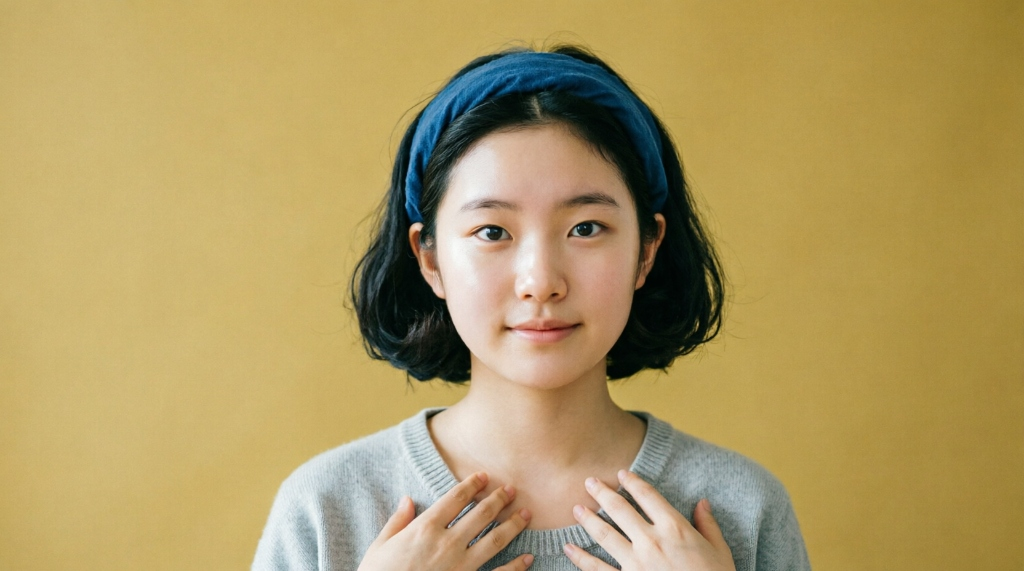
#> input picture templates/media__1781361825281.jpg, 1024 x 571 px, found by its file name
$ python crop_avatars.py
#> lines starting #> are read from the running program, lines starting #| are printed output that depends on the picture; after the words box and inside, x2 and y2 are one past the last pixel; in counts of white or black regions, pixels touching at a corner belong together
import os
from PIL import Image, ImageDraw, ImageOps

def crop_to_circle(image_path, output_path, size=200):
#> called with size = 200
    if not os.path.exists(image_path):
        print(f"Error: {image_path} does not exist.")
        return False

    img = Image.open(image_path)
#> img is the input picture: PIL image 1024x571 RGB; mean R, G, B 175.2, 153.8, 98.2
    # Ensure it's in RGBA mode for transparency
    if img.mode != 'RGBA':
        img = img.convert('RGBA')
#> img: PIL image 1024x571 RGBA

    width, height = img.size
#> width = 1024; height = 571
    min_dim = min(width, height)
#> min_dim = 571

    # We crop a square from the center of the image
    left = (width - min_dim) / 2
#> left = 226.5
    top = (height - min_dim) / 2
#> top = 0
    right = (width + min_dim) / 2
#> right = 797.5
    bottom = (height + min_dim) / 2
#> bottom = 571

    img_square = img.crop((left, top, right, bottom))
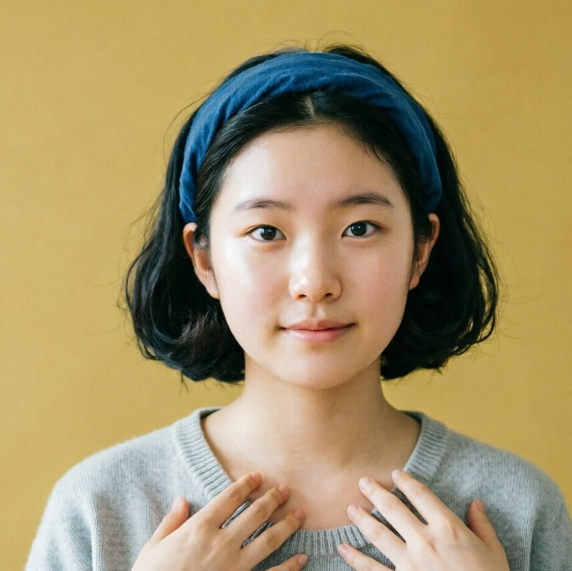
#> img_square: PIL image 572x571 RGBA; mean R, G, B, A 164.7, 147.2, 105.1, 255

    # Create a circular mask
    mask = Image.new('L', img_square.size, 0)
#> mask: PIL image 572x571 L; every value is 0
    draw = ImageDraw.Draw(mask)
    draw.ellipse((0, 0) + img_square.size, fill=255)

    # Put mask as alpha layer
    img_square.putalpha(mask)
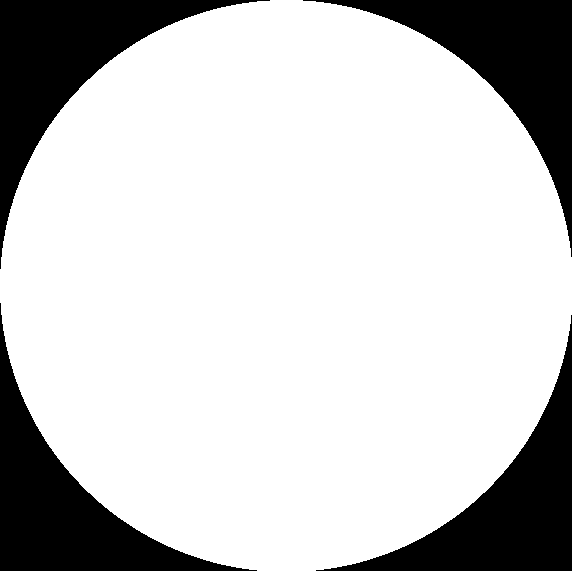
#> mask: PIL image 572x571 L; 78.8% white; 4 black regions, box (x1, y1, x2, y2) and area: (0, 0, 270, 269) 17603, (303, 0, 572, 257) 17334, (0, 303, 257, 571) 17333, (316, 315, 572, 571) 17065

    # Resize to the final size
    img_resized = img_square.resize((size, size), Image.Resampling.LANCZOS)
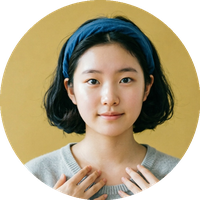
#> img_resized: PIL image 200x200 RGBA; mean R, G, B, A 128.9, 115.1, 83.1, 200.9; transparent parts drawn white

    # Save as transparent PNG
    img_resized.save(output_path, 'PNG')
    print(f"Successfully created circular avatar: {output_path}")
    return True

if __name__ == '__main__':
    templates_dir = '/Users/tedchanglimchangsik/초보프로젝트/hermes-ag-shared/templates'

    # Image 1 (media__1781361825281.jpg) -> Haena (Woman)
    haena_src = os.path.join(templates_dir, 'media__1781361825281.jpg')
    haena_dst = os.path.join(templates_dir, 'haena_avatar.png')
    crop_to_circle(haena_src, haena_dst)

    # Image 2 (media__1781361825298.png) -> AG (Man)
    ag_src = os.path.join(templates_dir, 'media__1781361825298.png')
    ag_dst = os.path.join(templates_dir, 'ag_avatar.png')
    crop_to_circle(ag_src, ag_dst)
#> call 2 of crop_to_circle, with size = 200
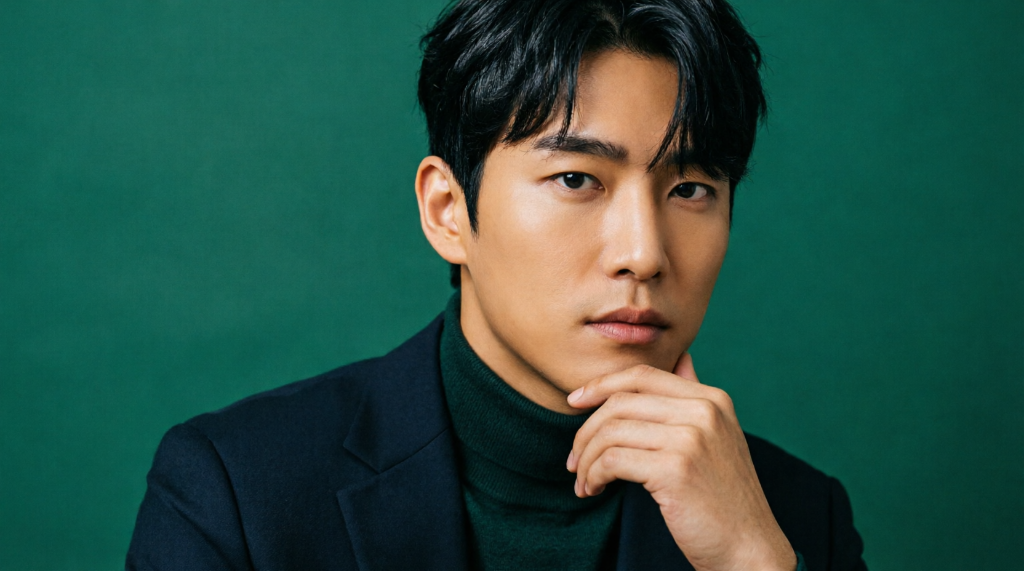
#> input picture templates/media__1781361825298.png, 1024 x 571 px, found by its file name
#> in crop_to_circle, img is the input picture: PIL image 1024x571 RGBA; mean R, G, B, A 41, 81.2, 68.6, 255
#> in crop_to_circle (call 2), `img_square = img.crop((left, top, right, bottom))`:
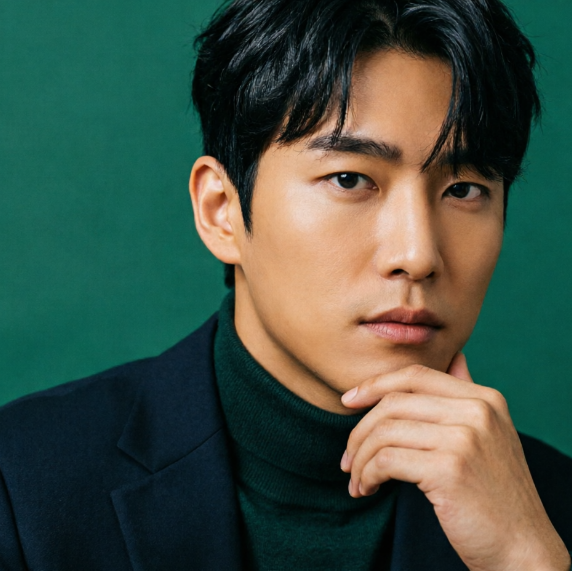
#> img_square: PIL image 572x571 RGBA; mean R, G, B, A 64.7, 81.3, 68.2, 255
#> in crop_to_circle (call 2), `img_square.putalpha(mask)`:
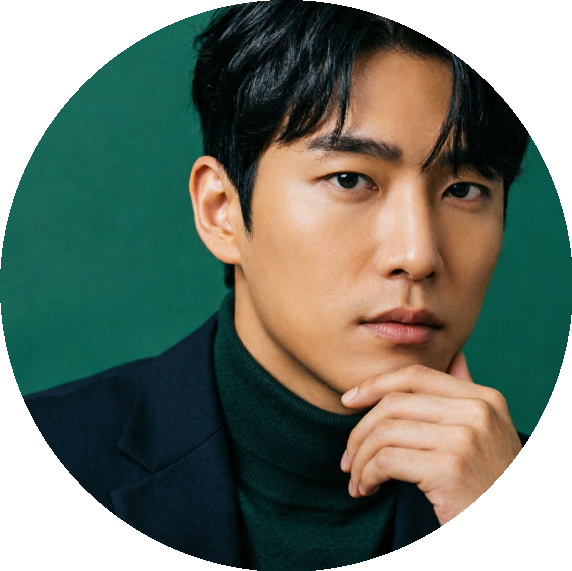
#> img_square: PIL image 572x571 RGBA; mean R, G, B, A 64.7, 81.3, 68.2, 200.9; transparent parts drawn white
#> in crop_to_circle (call 2), `img_resized = img_square.resize((size, size), Image.Resampling.LANCZOS)`:
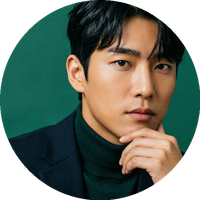
#> img_resized: PIL image 200x200 RGBA; mean R, G, B, A 58.1, 68.5, 56.8, 200.9; transparent parts drawn white
